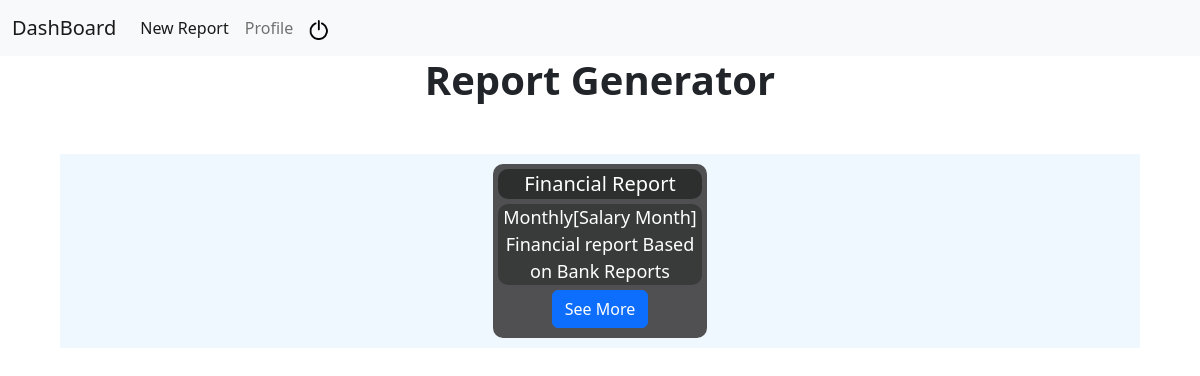
The page / (signed in) on the database its author committed.
### tables this page shows
CREATE TABLE events(name TEXT NOT NULL, catagory TEXT NOT NULL, starting_date DATE NOT NULL, ending_date DATE NOT NULL, description TEXT, id INTEGER PRIMARY KEY NOT NULL, user_id INTEGER);

### app.py (the view)
@app.route("/")
@login_required
def index():
    try:
        events = db.execute("SELECT name, description, id FROM events WHERE user_id=?", session["user_id"])
    except:
        events=[]
    return render_template("index.html", events=events)

### app.py (called while the page is built)
@app.after_request
def after_request(response):
    response.headers["Cache-Control"] = "no-cache, no-store, must-revalidate"
    response.headers["Expires"] = 0
    response.headers["Pragma"] = "no-cache"
    return response

### helper.py (called while the page is built)
def login_required(f):
    @wraps(f)
    def decorated_function(*args, **kwargs):
        if session.get("user_id") is None:
            return redirect("/login")
        return f(*args, **kwargs)
    return decorated_function

### templates/index.html (shortened to what this page needs)
{% extends "layout.html" %}
{%block head%}
    <link rel="stylesheet" href="static/style/main.css">
{% endblock %}
{% block main %}
    <h1 id="main_title">Report Generator</h1>
    {% if events %}
    <div class="events_list">
        {% for event in events %}
        <div id="project_card">
            <div class="p_card-title">
                {{ event["name"] }}
            </div>
            <div class="p_description">
                {{ event["description"] }}
            </div>
            <div class="submit">
                <a href='/event?id={{ event["id"] }}&report=False' class="btn btn-primary">See More</a>
            </div>
        </div>
        {% endfor %}
    </div>
    {% endif %}
{% endblock %}

### static/style/main.css (style rules this page uses)
#main_title { text-align: center; font-weight: 800; }
.events_list { margin-top: 50px; margin-left: auto; margin-right: auto; padding: 5px; width: 90%; height: auto; background-color: aliceblue; display: flex; flex-direction: row; justify-content: space-around; flex-flow: wrap; }
#project_card { width: 20%; height: auto; margin: 5px; padding: 5px; background-color: rgb(80, 80, 82); box-sizing: border-box; border-radius: 10px; }
.p_card-title { text-align: center; font-size: 20px; font-weight: 500; width: 100%; height: auto; background-color: rgb(45, 46, 46); border-radius: 10px; color: white; }
.p_description { width: 100%; height:min-content; font-size: 18px; font-weight: 400; text-align: center; margin-top: 5px; background-color: rgb(57, 58, 58); border-radius: 10px; color: white; }
.submit { padding: 5px; width: 100%; height: auto; text-align: center; }

### rows shown on the page
events: name "Financial Report", description "Monthly[Salary Month] Financial report Based on Bank Reports"
